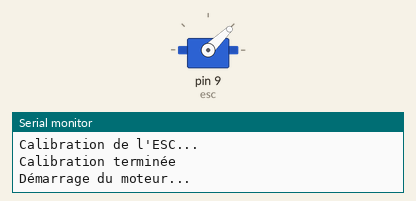
Recording of a sketch running on a simulated Arduino Uno, built with avr-gcc and run on an emulated ATmega328P. Shown: servo, the last lines printed to the serial monitor.

Above: at 4.05 s.
At 6.65 s:
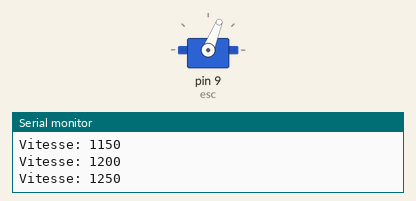
At 9.25 s:
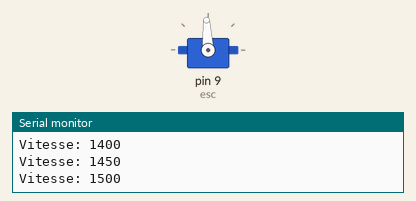
At 14.5 s:
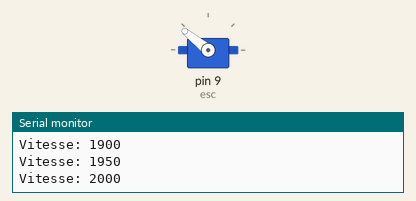
Timing chart, 0 to 20.3 s (numbered marks = the images above):
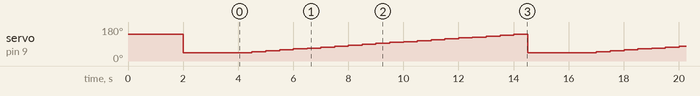

The sketch:

test_moteur.ino
```cpp
#include <Servo.h>  // Bibliothèque pour générer un signal PWM

Servo esc;  // Déclaration de l'objet pour le variateur ESC

void setup() {
  esc.attach(9);  // Connecter le signal de l'ESC à la pin 9
  Serial.begin(9600);

  Serial.println("Calibration de l'ESC...");
  esc.writeMicroseconds(2000);  // Envoie le signal max pour calibration
  delay(2000);
  esc.writeMicroseconds(1000);  // Retour à la position neutre
  delay(2000);
  Serial.println("Calibration terminée");
}

void loop() {
  Serial.println("Démarrage du moteur...");

  for (int speed = 1000; speed <= 2000; speed += 50) {  // Accélération progressive
    esc.writeMicroseconds(speed);
    Serial.print("Vitesse: ");
    Serial.println(speed);
    delay(500);
  }

  Serial.println("Arrêt du moteur...");
  esc.writeMicroseconds(1000);  // Stopper le moteur
  delay(2000);
}
```

test_pwm.cpp
```cpp
#include <Servo.h>

Servo esc;

void setup() {
  esc.attach(9);
  Serial.begin(9600);

  Serial.println("Calibration de l'ESC...");
  esc.writeMicroseconds(2000);
  delay(2000);
  esc.writeMicroseconds(1000);
  delay(2000);
  Serial.println("Calibration terminee");
}

void loop() {
  Serial.println("Demarrage du moteur...");

  for (int speed = 1000; speed <= 2000; speed += 50) {
    esc.writeMicroseconds(speed);
    Serial.print("Vitesse: ");
    Serial.println(speed);
    delay(500);
  }

  Serial.println("Arret du moteur...");
  esc.writeMicroseconds(1000);
  delay(2000);
}
```

Measured:
- by itself, servo on pin 9 (esc): ramps from 44° to 141° and jumps back, once every 12.5 s
